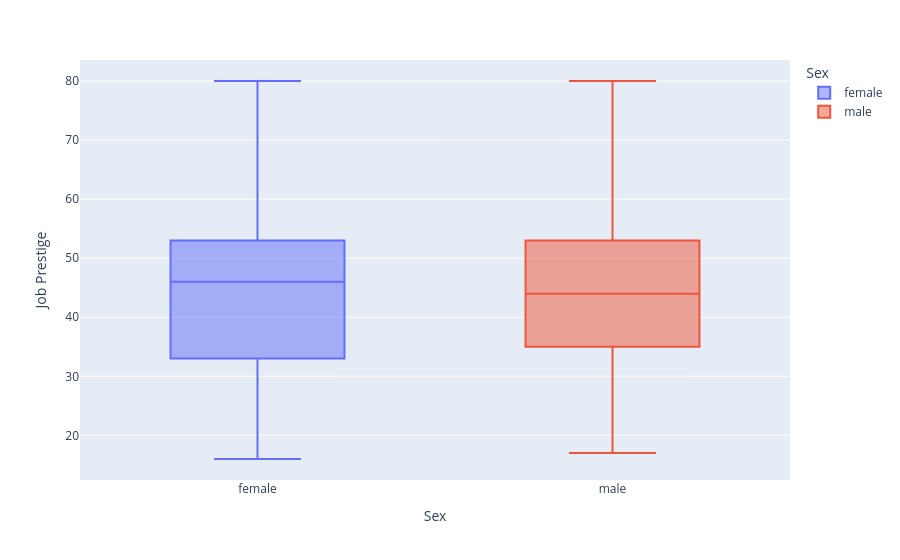

The notebook cell this image was saved under:
### Code cell
gss_box_2 = gss_clean[['job_prestige', 'sex']].dropna().sort_values(by='sex')
gss_box_2 = gss_box_2.rename({'sex': 'Sex', 'job_prestige': 'Job Prestige'}, axis=1)
boxplot2 = px.box(gss_box_2, x='Sex', y='Job Prestige', color='Sex')
boxplot2.show()

### Figure 1 — Plotly figure (JSON) as saved in the notebook; plotly's stock layout.template omitted (floating-point values rounded to 4 significant figures; data arrays with more than 128 entries replaced by an {"elided": "..."} marker saying what was removed)
{"data": [{"alignmentgroup": "True", "hovertemplate": "Sex=%{x}<br>Job Prestige=%{y}<extra></extra>", "legendgroup": "female", "marker": {"color": "#636efa"}, "name": "female", "notched": false, "offsetgroup": "female", "orientation": "v", "showlegend": true, "type": "box", "x": {"elided": "1226 str values"}, "x0": " ", "xaxis": "x", "y": {"elided": "1226 float values"}, "y0": " ", "yaxis": "y"}, {"alignmentgroup": "True", "hovertemplate": "Sex=%{x}<br>Job Prestige=%{y}<extra></extra>", "legendgroup": "male", "marker": {"color": "#EF553B"}, "name": "male", "notched": false, "offsetgroup": "male", "orientation": "v", "showlegend": true, "type": "box", "x": {"elided": "1022 str values"}, "x0": " ", "xaxis": "x", "y": {"elided": "1022 float values"}, "y0": " ", "yaxis": "y"}], "layout": {"boxmode": "overlay", "legend": {"title": {"text": "Sex"}, "tracegroupgap": 0}, "margin": {"t": 60}, "xaxis": {"anchor": "y", "categoryarray": ["female", "male"], "categoryorder": "array", "domain": [0, 1], "title": {"text": "Sex"}}, "yaxis": {"anchor": "x", "domain": [0, 1], "title": {"text": "Job Prestige"}}}}
